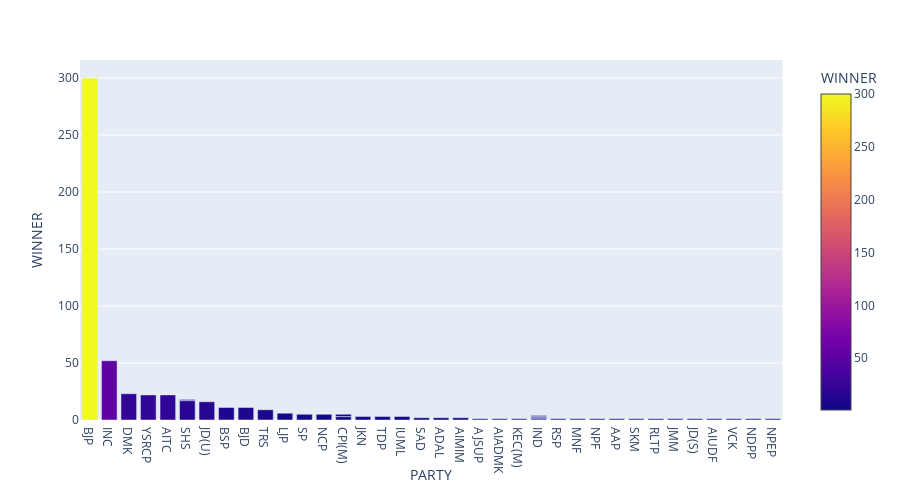

Notebook code for this chart:
### Code cell
winning_candidates_per_party = winning_candidates_per_party[winning_candidates_per_party['WINNER'] > 0]
fig = px.bar(winning_candidates_per_party, x='PARTY', y='WINNER',hover_data =['SYMBOL'], color='WINNER', height=500)
fig.show()

### Figure 1 — Plotly figure (JSON) as saved in the notebook; plotly's stock layout.template omitted (floating-point values rounded to 4 significant figures)
{"data": [{"alignmentgroup": "True", "customdata": [["Lotus"], ["Hand"], ["Rising Sun"], ["Ceiling Fan"], ["Flowers and Grass"], ["Bow and Arrow"], ["Arrow"], ["Elephant"], ["Conch"], ["Car"], ["Bungalow"], ["Bicycle"], ["Clock"], ["Hammer, Sickle and Star"], ["Plough"], ["Bicycle"], ["Ladder"], ["Scales"], ["Cup & Saucer"], ["Ears of Corn And Sickle"], ["Kite"], ["Banana"], ["Two Leaves"], ["Two Leaves"], ["Man Blowing Turha"], ["Spade & Stoker"], ["Star"], ["Bow & Arrow"], ["Cock"], ["Broom"], ["Table Lamp"], ["Tyres"], ["Bow & Arrow"], ["A lady farmer carrying paddy on her head"], ["Spanner"], ["Battery Torch"], ["Batsman"], ["Lock and Key"], ["Pot"], ["Globe"], ["Book"]], "hoverlabel": {"namelength": 0}, "hovertemplate": "PARTY=%{x}<br>WINNER=%{marker.color}<br>SYMBOL=%{customdata[0]}", "legendgroup": "", "marker": {"color": [300, 52, 23, 22, 22, 17, 16, 11, 11, 9, 6, 5, 5, 3, 3, 3, 3, 2, 2, 2, 2, 1, 1, 1, 1, 1, 1, 1, 1, 1, 1, 1, 1, 1, 1, 1, 1, 1, 1, 1, 1], "coloraxis": "coloraxis"}, "name": "", "offsetgroup": "", "orientation": "v", "showlegend": false, "textposition": "auto", "type": "bar", "x": ["BJP", "INC", "DMK", "YSRCP", "AITC", "SHS", "JD(U)", "BSP", "BJD", "TRS", "LJP", "SP", "NCP", "CPI(M)", "JKN", "TDP", "IUML", "SAD", "ADAL", "CPI(M)", "AIMIM", "AJSUP", "AIADMK", "KEC(M)", "IND", "RSP", "MNF", "SHS", "NPF", "AAP", "SKM", "RLTP", "JMM", "JD(S)", "IND", "IND", "IND", "AIUDF", "VCK", "NDPP", "NPEP"], "xaxis": "x", "y": [300, 52, 23, 22, 22, 17, 16, 11, 11, 9, 6, 5, 5, 3, 3, 3, 3, 2, 2, 2, 2, 1, 1, 1, 1, 1, 1, 1, 1, 1, 1, 1, 1, 1, 1, 1, 1, 1, 1, 1, 1], "yaxis": "y"}], "layout": {"barmode": "relative", "coloraxis": {"colorbar": {"title": {"text": "WINNER"}}, "colorscale": [[0, "#0d0887"], [0.1111, "#46039f"], [0.2222, "#7201a8"], [0.3333, "#9c179e"], [0.4444, "#bd3786"], [0.5556, "#d8576b"], [0.6667, "#ed7953"], [0.7778, "#fb9f3a"], [0.8889, "#fdca26"], [1, "#f0f921"]]}, "height": 500, "legend": {"tracegroupgap": 0}, "margin": {"t": 60}, "xaxis": {"anchor": "y", "domain": [0, 0.98], "title": {"text": "PARTY"}}, "yaxis": {"anchor": "x", "domain": [0, 1], "title": {"text": "WINNER"}}}}
